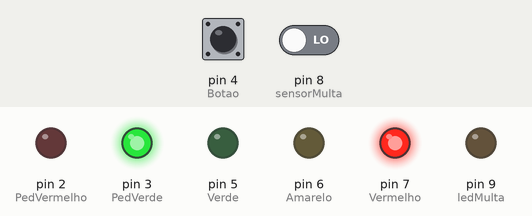
The sketch below on a simulated Arduino Uno, built with avr-gcc and run on an emulated ATmega328P. On the bench: output pins drawn as LEDs (lit = HIGH). Inputs (shaded band) come from the test bench; at power-on: pin 4 (Botao) HIGH, pin 8 (sensorMulta) LOW.

Above: at 7.5 s.
At 20.0 s:
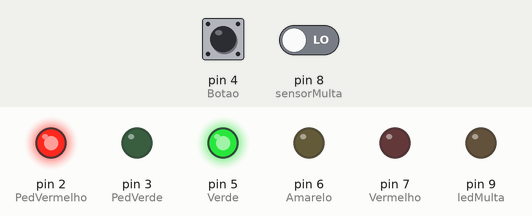
At 35.0 s:
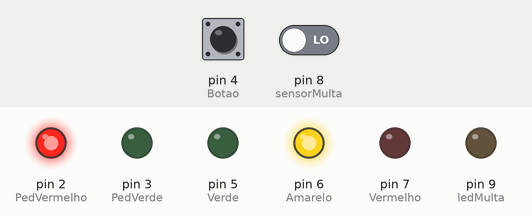
Timing chart, 0 to 58.5 s (numbered marks = the images above):
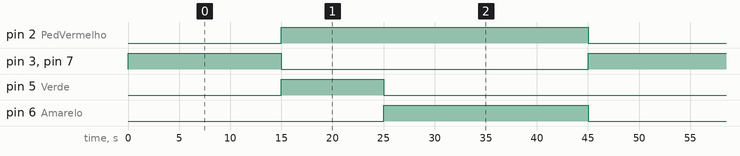

Measured:
- by itself, pin 2 (PedVermelho): alternates HIGH for 30.0 s and LOW for 15.0 s
- by itself, pin 3 (PedVerde), pin 7 (Vermelho): alternates HIGH for 15.0 s and LOW for 30.0 s
- by itself, pin 5 (Verde): alternates HIGH for 10.0 s and LOW for 35.0 s
- by itself, pin 6 (Amarelo): alternates HIGH for 20.0 s and LOW for 25.0 s

The sketch:

semaforo_esse_funciona__mas_o_botao_n_.ino
```cpp
// C++ code
//
int Vermelho = 7;
int Amarelo = 6;
int Verde = 5;
int PedVerde = 3;
int PedVermelho = 2;
int sensorMulta = 8;
int ledMulta = 9;
int Botao = 4;


int tempoPare;
int tempoAtencao;
int tempoSigaa;

bool interromperSemaf = false;

void setup() {
  pinMode(Vermelho, OUTPUT);
  pinMode(Amarelo, OUTPUT);
  pinMode(Verde, OUTPUT);
  pinMode(PedVerde, OUTPUT);
  pinMode(PedVermelho, OUTPUT);
  pinMode(Botao, INPUT_PULLUP);
  pinMode(ledMulta, OUTPUT);
  pinMode(sensorMulta, INPUT);


  tempoPare = 15000;
  tempoSigaa = 10000;
  tempoAtencao = 5000;
}

void loop() {
  if (!interromperSemaf) {

    digitalWrite(Vermelho, HIGH);
    digitalWrite(Amarelo, LOW);
    digitalWrite(Verde, LOW);
    digitalWrite(PedVerde, HIGH);
    digitalWrite(PedVermelho, LOW);
    delay(tempoPare);

    if (!interromperSemaf) {
      digitalWrite(Vermelho, LOW);
      digitalWrite(Amarelo, LOW);
      digitalWrite(Verde, HIGH);
      digitalWrite(PedVerde, LOW);
      digitalWrite(PedVermelho, HIGH);
      delay(tempoSigaa);

      if (!interromperSemaf) {
        digitalWrite(Vermelho, LOW);
        digitalWrite(Amarelo, HIGH);
        digitalWrite(Verde, LOW);
        digitalWrite(PedVerde, LOW);
        digitalWrite(PedVermelho, HIGH);
        delay(tempoAtencao);
      }
    }
  } else {

    digitalWrite(Vermelho, HIGH);
    digitalWrite(Amarelo, LOW);
    digitalWrite(Verde, LOW);
    digitalWrite(PedVerde, HIGH);
    digitalWrite(PedVermelho, LOW);
  }


  if (digitalRead(Botao)) {
    interromperSemaf = true;
    delay(tempoPare);
    interromperSemaf = false;
  }


  if (digitalRead(sensorMulta) && !interromperSemaf) {
    digitalWrite(ledMulta, HIGH);
    delay(2000);
    digitalWrite(ledMulta, LOW);
  }
}
```
